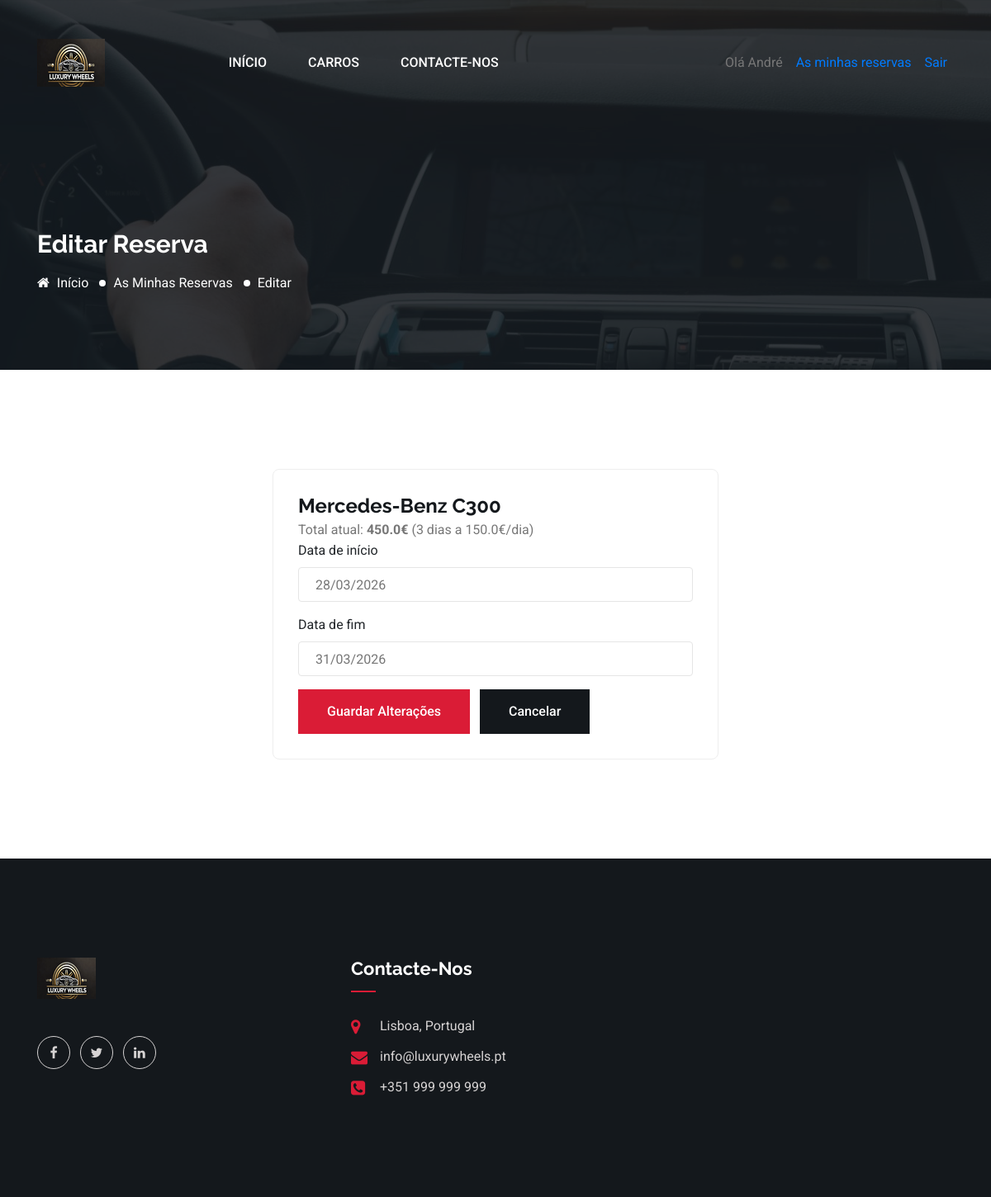
The page /reservation/1/edit (signed in) on the database as committed earlier.
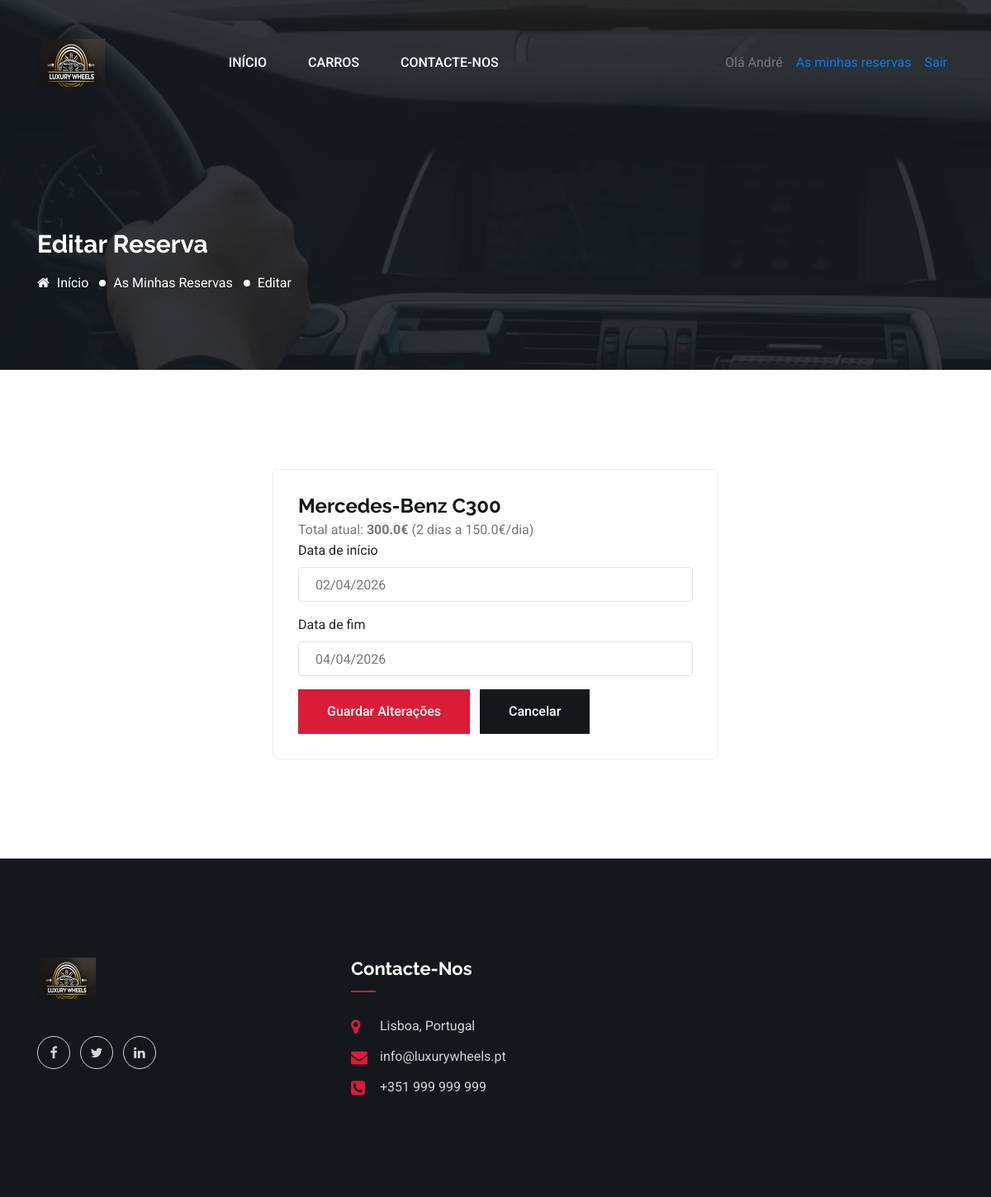
The same page on the database as committed later.
### models/Reservation.py (models this page shows, shortened)
class Reservation(db.Model):
    __tablename__ = "Reservation"
    idReservation = db.Column(db.Integer, primary_key=True)
    idUser = db.Column(db.Integer, db.ForeignKey("User.idUser"), nullable=False)
    idVehicle = db.Column(
        db.Integer, db.ForeignKey("Vehicle.idVehicle"), nullable=False
    )
    startDate = db.Column(db.Date, nullable=False)
    endDate = db.Column(db.Date, nullable=False)
    totalDays = db.Column(db.Integer, nullable=False)
    totalPrice = db.Column(db.Float, nullable=False)
    idReservationStatus = db.Column(
        db.Integer,
        db.ForeignKey("Reservation_Status.idReservationStatus"),
        nullable=False,
        default=1,
    )
    createdAt = db.Column(db.DateTime, server_default=db.func.current_timestamp())
    updatedAt = db.Column(db.DateTime, server_default=db.func.current_timestamp(), onupdate=db.func.current_timestamp())

### routes/reservations.py (the view, shortened to what this page needs)
@bp.route("/reservation/<int:rid>/edit", methods=["GET", "POST"])
def edit_reservation(rid):
    if "user_id" not in session:
        flash("Faça login para editar uma reserva", "modal-error")
        return
    reservation = Reservation.query.filter_by(
        idReservation=rid, idUser=session["user_id"]
    ).first_or_404()
    vehicle = Vehicle.query.get(reservation.idVehicle)
    return render_template(
        "edit_reservation.html",
        title="Editar Reserva",
        reservation=reservation,
        vehicle=vehicle,
    )

### app.py (called while the page is built)
@app.context_processor
def inject_current_user():
    from flask import session
    user = None
    user_id = session.get('user_id')
    if user_id:
        try:
            user = User.query.get(int(user_id))
        except Exception:
            pass
    return {
        'current_user': user,
        'is_logged_in': bool(user_id),
    }

### templates/edit_reservation.html (shortened to what this page needs)
<!doctype html>
<html lang="pt">
  <head>
    <link href="/assets/css/fontawesome.min.css" rel="stylesheet" />
    <link href="/assets/css/bootstrap.min.css" rel="stylesheet" />
    <link href="/assets/css/lightcase.css" rel="stylesheet" />
    <link href="/assets/css/animate.css" rel="stylesheet" />
    <link href="/assets/css/nice-select.css" rel="stylesheet" />
    <link href="/assets/css/datepicker.min.css" rel="stylesheet" />
    <link href="/assets/css/wickedpicker.min.css" rel="stylesheet" />
    <link href="/assets/css/jquery-ui.min.css" rel="stylesheet" />
    <link href="/assets/css/owl.carousel.min.css" rel="stylesheet" />
    <link href="/assets/css/main.css" rel="stylesheet" />
  </head>
  <body>
    {% include 'partials/navbar.html' %}
    <section class="inner-page-banner bg_img overlay-3" data-background="/assets/images/inner-page-bg.jpg">
      <div class="container">
        <div class="row">
          <div class="col-md-12">
            <h2 class="page-title">Editar Reserva</h2>
            <ol class="page-list">
              <li>
                <a href="{{ url_for('home') }}"><i class="fa fa-home"></i> Início</a>
              </li>
              <li><a href="{{ url_for('reservations.my_reservations') }}">As minhas reservas</a></li>
              <li>Editar</li>
            </ol>
          </div>
        </div>
      </div>
    </section>
    <section class="pt-120 pb-120">
      <div class="container">
        <div class="row justify-content-center">
          <div class="col-lg-6">
            <div style="border: 1px solid #eee; border-radius: 8px; padding: 30px">
              <h3 class="title mb-20">{{ vehicle.brand.name if vehicle and vehicle.brand else '' }} {{ vehicle.model if vehicle else 'Veículo' }}</h3>
              <p>Total atual: <strong>{{ reservation.totalPrice }}€</strong> ({{ reservation.totalDays }} dias a {{ vehicle.dailyRate if vehicle else 0 }}€/dia)</p>
              <form method="post" id="edit-reservation-form" data-daily-rate="{{ vehicle.dailyRate if vehicle else 0 }}">
                <div class="form-group">
                  <label>Data de início</label>
                  <input class="form-control has-icon datepicker-here" data-language="pt" name="startDate" id="startDate" placeholder="Data de levantamento" type="text" value="{{ reservation.startDate.strftime('%Y-%m-%d') if reservation.startDate else '' }}" />
                </div>
                <div class="form-group mt-20">
                  <label>Data de fim</label>
                  <input class="form-control has-icon datepicker-here" data-language="pt" name="endDate" id="endDate" placeholder="Data de devolução" type="text" value="{{ reservation.endDate.strftime('%Y-%m-%d') if reservation.endDate else '' }}" />
                </div>
                <div class="mt-30" style="display: flex; gap: 12px">
                  <button class="cmn-btn" type="submit">Guardar alterações</button>
                  <a class="cmn-btn bg-black" href="{{ url_for('reservations.my_reservations') }}">Cancelar</a>
                </div>
              </form>
            </div>
          </div>
        </div>
      </div>
    </section>
    {% include 'partials/footer.html' %}
  </body>
</html>

Rows that differ between the two databases and show on the page:
changed Reservation: totalPrice "450.0" → "300.0"; totalDays "3" → "2"; startDate "28/03/2026" → "02/04/2026"; endDate "31/03/2026" → "04/04/2026"
